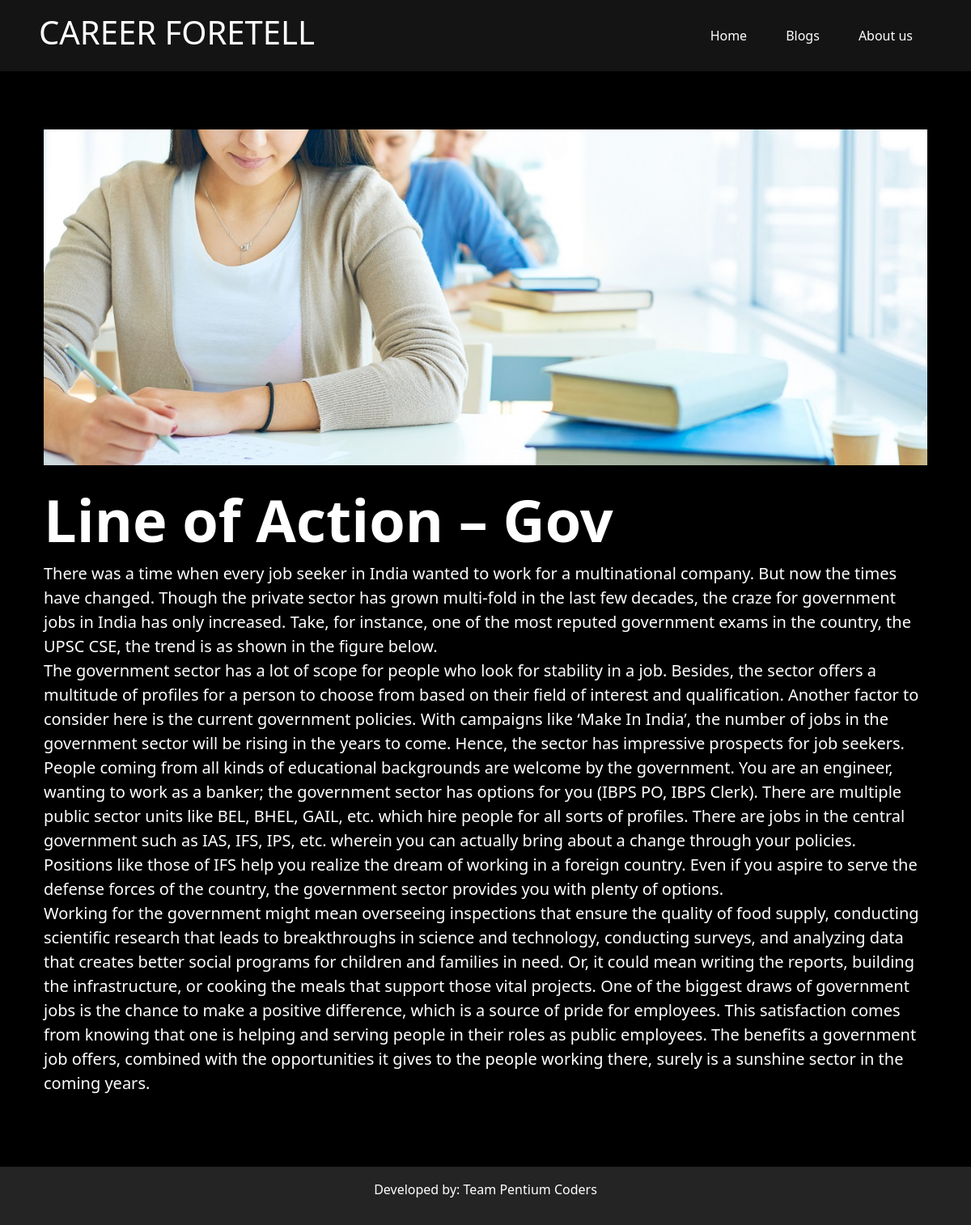
/blogs/blogpost/6, run on the app's committed database.
### main/models.py (models this page shows)
class Blog(models.Model):
    blogID = models.AutoField(primary_key=True)
    title = models.CharField(max_length=20)
    metadetail = models.CharField(max_length=100)
    body = models.TextField()
    thumbnail = models.ImageField(upload_to='blogs/thumbnail', blank=True, null=True)
    image = models.ImageField(upload_to='blogs/', blank=True, null=True)

### main/views.py (the view)
# urls.py: path('blogs/blogpost/<slug:slug>', views.blog, name='blog'),
def blog(request, slug):
    blog = Blog.objects.get(blogID=slug)
    return render(request, 'blog.html', {'blog':blog})

### template/blog.html (shortened to what this page needs)
{% extends 'base.html' %}
{% load static %}
{% block body %}
<div class="container my-5 rounded-3 py-4 px-4">
    <img src="{{blog.image.url}}" class="col-12" alt="{{blog.title}}">
    <h2 class="mt-4 display-2 fw-bold">{{blog.title}}</h2>
    <div class="fs-5">
        {{blog.body|linebreaks}}
    </div>
</div>
{% endblock body %}

### assets/static/css/style.css (style rules this page uses)
* { padding: 0; margin: 0; }
body { background: black; color: white; }

### data on the page
Blog: image (picture), title "Line of Action – Gov", body "There was a time when every job seeker in India wanted to work for a multinational company. But now the times have changed. Though the private sector has grown multi-fold in the last few decades, the craze for government jobs in India has only increased. Take, for instance, one of the most reputed government exams in the country, the UPSC CSE, the trend is as shown in the figure below. The government sector has a lot of scope for people who look for stability in a job. Besides, the sector offers a multitude of profiles for a person to choose from based on their field of interest and qualification. Another factor to consider here is the current government policies. With campaigns like ‘Make…"
